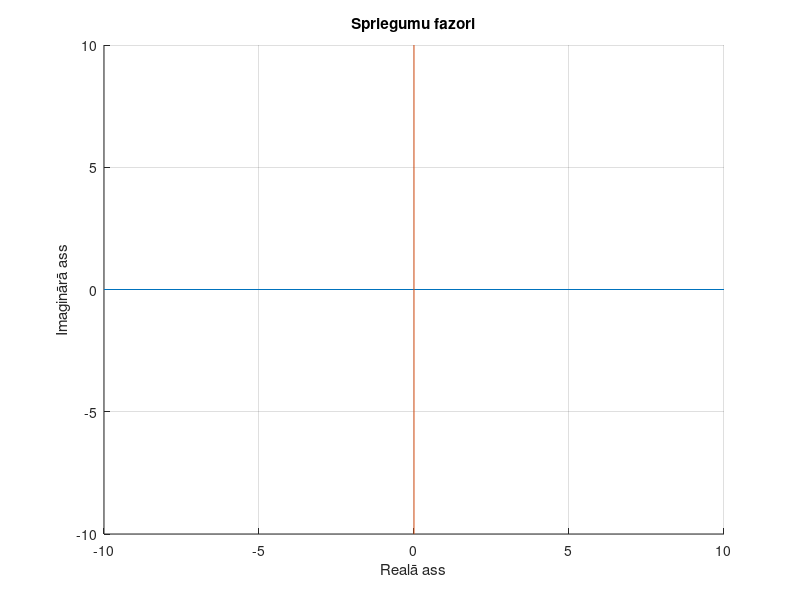

MATLAB code to generate this figure: (Note: this script raises an error after producing the figure.)
L=20e-3; C=2200e-12;
R0 = 1e3; Us = 5; R1=4e3;
f = [10]*1e3;
omega = 2*pi*f;
Zc = 1/(C*omega*i);

r = [Zc+R0+R1];
I = r\Us;

Uv = [I*Zc,I*R0,I*R1,4.95];

x=10;
figure
hold on
plot ([-x, x], [0,0]) %draw vertical line
plot ([0,0], [-x,x]) %draw horizontal line
grid on
xlabel('Realā ass')
ylabel('Imaginārā ass')
title('Spriegumu fazori')
color = ['b', 'b','b','r'];
Unam = {'UCm','UR01','UR','UCe'};
n=0; m=0;
for k=1:3
   arrow( [ n m ], [ real(Uv(k))+n imag(Uv(k))+m ], 'color', color(k) ) 
   str = Unam(k);
   text(real(Uv(k))+n,imag(Uv(k))+m, str)
   n=n+real(Uv(k));
   m=m+imag(Uv(k));
end
arrow( [ 0 0 ], [ sqrt(12.05) -sqrt(12.05) ], 'color', color(4) ) 
arrow( [ 0 0 ], [ 5 0 ], 'color', color(4) ) 
text(4.5,1,'Us')
text(sqrt(12.05), -sqrt(12.05),'UCe')

figure
x=5e-4;
figure
hold on
grid on
plot ([-x, x], [0,0]) %draw vertical line
plot ([0,0], [-x,x]) %draw horizontal line
xlabel('Realā ass')
ylabel('Imaginārā ass')
title('Strāvas fazori')
arrow( [ 0 0 ], [ real(I) -imag(I) ], 'color', 'g' ) 
